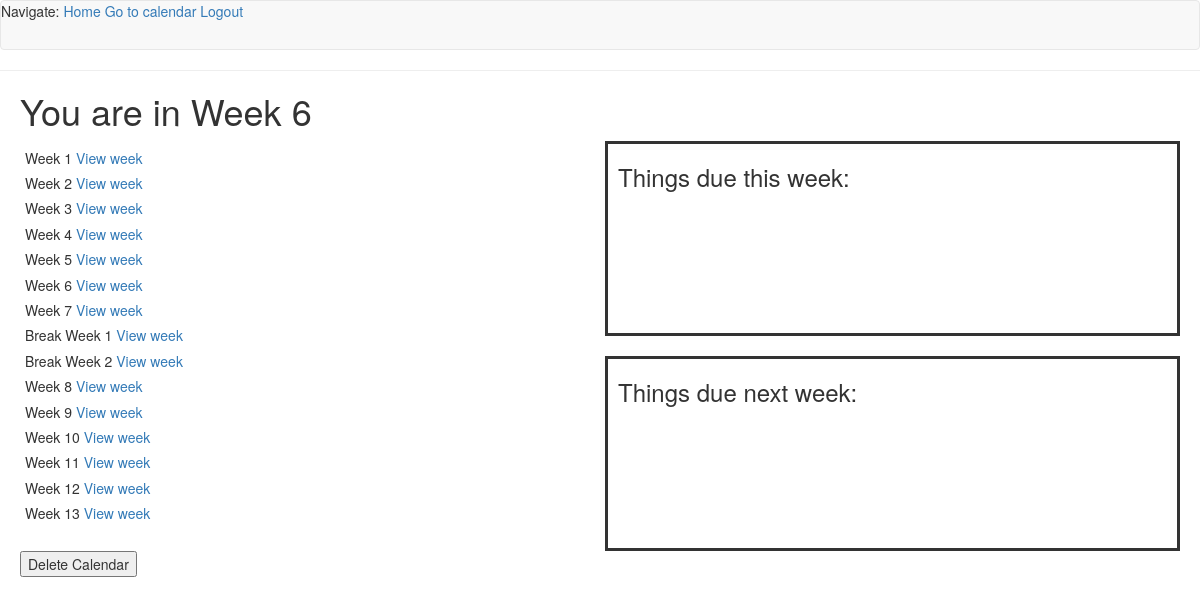
/calendar (signed in), run on the app's committed database.
### app/models.py (models this page shows)
class Week(db.Model):
    __tablename__ = 'weeks'
    id = db.Column(db.Integer, primary_key=True)
    week_name = db.Column(db.String(64))
    calendar_id = db.Column(db.Integer, db.ForeignKey('calendars.id'))
    calendar = db.relationship('Calendar', back_populates='weeks')
    todoitems = db.relationship('ToDoItem', back_populates='week', lazy=True)

### app/routes.py (the view, shortened to what this page needs)
@app.route('/calendar', methods=['GET', 'POST'])
@login_required
def calendar():
    calendar_form = NewCalendarForm()
    if len(current_user.calendars) != 0:
        calendar = current_user.calendars[0]
        start_date = calendar.start_date
        today = datetime.now()
        this_week_index = (today - start_date).days // 7
        return render_template('calendar.html', title='Calendar', calendar=calendar, this_week_index=this_week_index)

### app/forms.py (shortened to what this page needs)
class NewCalendarForm(FlaskForm):
    start_date = DateField("Semester start date", validators=[DataRequired()])
    end_date = DateField("Semeter end date", validators=[DataRequired()])
    break_start = DateField("Mid-semester break start date", validators=[DataRequired()])
    break_end = DateField("Mid-semester break end date", validators=[DataRequired()])
    submit = SubmitField('Create')

### app/models.py (called while the page is built)
@login.user_loader
def load_user(id):
    return User.query.get(int(id))

### app/templates/calendar.html (shortened to what this page needs)
{% extends "base.html" %}
{% block page_content %}
<head>
</head>
<body>
    <div>
        {% if 0 > this_week_index %}
        <h1>Semester has not started yet!</h1>
        {% elif calendar.weeks|length > this_week_index %}
        <h1>You are in {{ calendar.weeks[this_week_index].week_name }}</h1>
        {% else %}
        <h1>Congratulations, you have finished this semester.</h1>
        {% endif %}
    </div>
    <div class="row" style="height: 100%">
        <div class="column">
            {% for week in calendar.weeks %}
            <div>
                <h5>
                    {{ week.week_name }}
                    <a href="{{ url_for('view_week', week_id=week.id) }}">View week</a>
                </h5>
            </div>
            {% endfor %}
        </div>
        <div class="column" style="padding-right: 20px">
            <div class="row" style="border-style: solid;width:100%;height: 50%;">
                <h3>
                    Things due this week:
                </h3><br>
                <ul>
                </ul>
            </div> <br>
            <div class="row" style="border-style: solid;width: 100%;height: 50%;">
                <h3>
                    Things due next week:
                </h3><br>
                <ul>
                </ul>
            </div>
        </div>
    </div>
    <div>
        <br>
        <form
            action="{{ url_for('delete_calendar', calendar_id=calendar.id) }}"
            method='POST'
            onSubmit="return confirm('Are you sure you wish to delete this calendar?');"
        >
            <input type="submit" value="Delete Calendar">
        </form>
    </div>
</body>
{% endblock %}

### app/templates/base.html (shortened to what this page needs)
{% extends 'bootstrap/base.html' %}
{% block navbar %}
<nav class="navbar navbar-default">
    Navigate:
    <a href="{{ url_for('index') }}">Home</a>
    {% if current_user.is_anonymous %}
    <a href="{{ url_for('login') }}">Login</a>
    <a href="{{ url_for('register') }}">Register</a>
    {% else %}
    <a href="{{ url_for('calendar') }}">Go to calendar</a>
    <a href="{{ url_for('logout') }}">Logout</a>
    {% endif %}
</nav>
{% endblock %}
{% block content %}
<hr>
<div>
    {% block page_content %}{% endblock %}
</div>
{% endblock %}

### app/templates/base.html (style rules this page uses)
div { padding-left: 10px; }
html, body { max-width: 100%; overflow-x: hidden; }

### app/templates/calendar.html (style rules this page uses)
.row { display: flex; }
.column { flex: 40%; }

### data on the page
Week: week_name "Week 6"
Week: week_name "Week 1"
Week: week_name "Week 2"
Week: week_name "Week 3"
Week: week_name "Week 4"
Week: week_name "Week 5"
Week: week_name "Week 7"
Week: week_name "Break Week 1"
Week: week_name "Break Week 2"
Week: week_name "Week 8"
Week: week_name "Week 9"
Week: week_name "Week 10"
Week: week_name "Week 11"
Week: week_name "Week 12"
Week: week_name "Week 13"
